Frame 1 (no input): blank canvas, image omitted
Frame 60 (the mouse pressed at the canvas centre just before this capture): blank canvas, image omitted
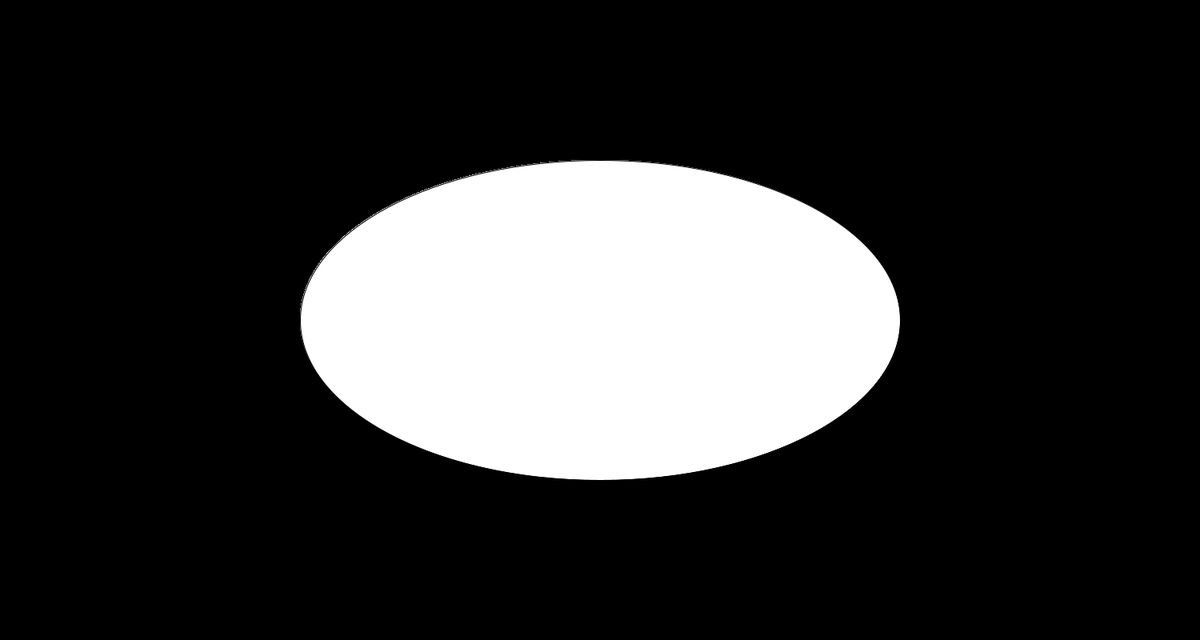
Frame 120 (the mouse held since frame 60 and released just before this capture)

The Processing sketch whose frames 1 and 60 were blank and that drew this single picture after the mouse press (run headless with seeded random() and noise(); from frame 60 on, the mouse is pressed at the canvas centre):

// Processing sketch: Yuhang_Zhang_homework_3day
// ── Yuhang_Zhang_homework_3day.pde


void setup(){
  size(1500,800);
  background(0);
  
  
  
}

void draw(){
  
  if(mousePressed){
  ellipse(mouseX,mouseY,mouseX,mouseY);
  fill(255);
  }
  if(keyPressed && mousePressed){
    ellipse(mouseX,mouseY,100,100);
    fill(0);
    noStroke();
  
}
}
